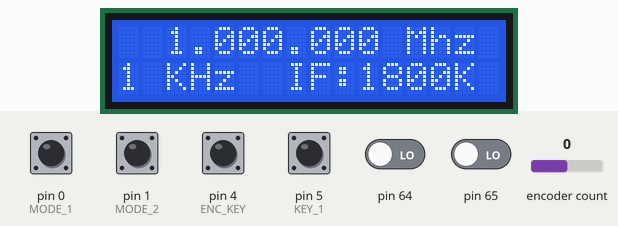
Recording of a sketch running on a simulated Arduino Mega 2560, built with avr-gcc and run on an emulated ATmega2560. On the bench: 16×2 character LCD. Inputs (shaded band) come from the test bench; at power-on: pin 0 (MODE_1), pin 4 (ENC_KEY) HIGH, pin 1 (MODE_2), pin 5 (KEY_1), pin 64, pin 65 LOW, encoder count 0.

Above: at 2.2 s.
2.3 s: pin 4 (ENC_KEY) pulled LOW for 0.15 s
At 2.7 s:
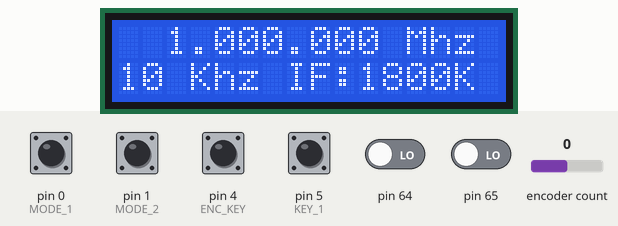
3.0 s: pin 0 (MODE_1) pulled LOW for 0.15 s
3.7 s: pin 1 (MODE_2) pulled HIGH for 1 s
At 4.5 s:
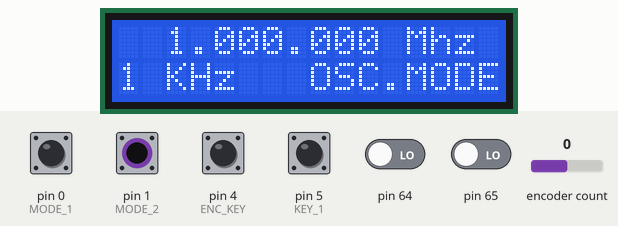
5.3 s: pin 4 (ENC_KEY) pulled LOW for 1 s
At 5.8 s:
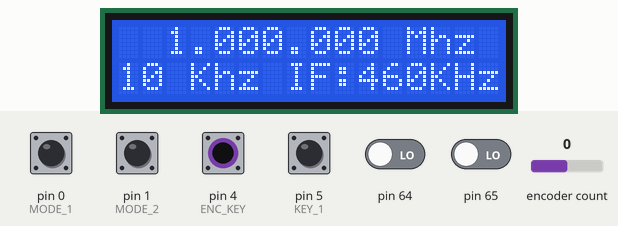
6.9 s: pin 4 (ENC_KEY) pulled LOW for 0.15 s
At 7.3 s:
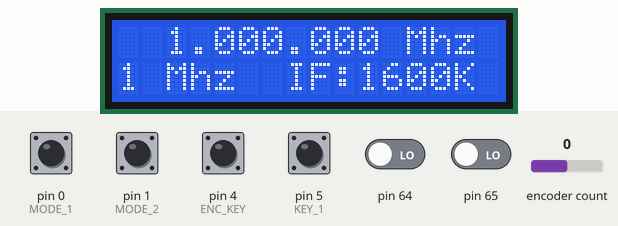
7.6 s: pin 4 (ENC_KEY) pulled LOW for 0.15 s
At 8.1 s:
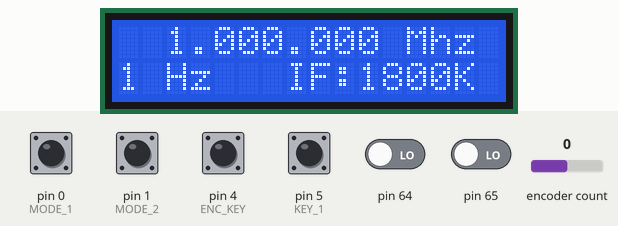
Timing chart, 0 to 9.3 s (numbered marks = the images above; inputs shaded):
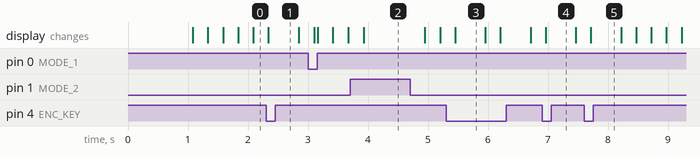

The sketch:

AD9851_rev2_rotary.ino
```cpp
/*
Main code by Igor Krepsky - www.frompinskto.wordpress.com
based on fragments of code by Richard Visokey AD7C - www.ad7c.com
Rev. 2.2 - Spt., 2016  for AD9851 chip.
*/
// Подключение библиотек
#include <LiquidCrystal.h>
#include <rotary.h>

//Определения
#define W_CLK A2     // A2 - connect to AD9851 module word load clock pin (CLK)
#define FQ_UD A3     // A3 - connect to freq update pin (FQ)
#define DATA A4      // A4 - connect to serial data load pin (DATA)
#define RESET A5     // A5 - connect to reset pin (RST)
#define ENC_A 2      // Pin 2 - 1 канал валкодера
#define ENC_B 3      // Pin 3 - 2 канал валкодера
#define ENC_KEY 4    // Pin 4 - кнопка валкодера
#define MODE_1 0     // Pin 0 - переключатель mode vfo
#define MODE_2 1     // Pin 1 - переключатель mode sweep
#define KEY_1 5      // Pin 5 - доп. кнопка

#define pulseHigh(pin) {digitalWrite(pin, HIGH); digitalWrite(pin, LOW); }

Rotary r = Rotary(2,3); // Устанавливает пины для каналов энкодера.  Должны поддерживать прерывания.

LiquidCrystal lcd(8, 9, 10, 11, 12, 13); // ПРИСВОЕНИЕ ДЛЯ LCD (RS_E_4_5_6_7)R/W=gnd

// Переменные
int_fast32_t rx=1000000;        // Стартовая частота VFO
int_fast32_t rif=0;             // Значение IF
int_fast32_t wif=450000;        // рабочее значение IF
int_fast32_t rx2=1;             // переменная для сохранения обновлённой частоты
int_fast32_t increment = 1000;  // начальный VFO инкремент в HZ.
int_fast32_t delta=1000;        // Стартовая величина ширины качания sweep в Hz
int_fast32_t sstep=1;           // Стартовая величина шага качания sweep в Hz
int buttonstate = 0;            // Переменная для чтения состояния кнопки
String hertz = "1 KHz";
int  hertzPosition = 0;
byte ones,tens,hundreds,thousands,tenthousands,hundredthousands,millions ;  //Разряды для частоты
byte a_1, a_2;            // разряды для отображения IF
String freq;              // string для получения частоты
boolean mod_1;            // текущее значение переключателя mode vfo
boolean mod_1_old;        // сохранённое значение переключателя mode vfo
boolean mod_2;            // текущее значение переключателя mode sweep
boolean mod_2_old;        // сохранённое значение переключателя mode sweep

void setup() {
  // put your setup code here, to run once:
  pinMode(ENC_KEY,INPUT); // кнопка валкодера, 0 при нажатии
  digitalWrite(ENC_KEY,HIGH);
  lcd.begin(16, 2);
  pinMode(ENC_A, INPUT);
  pinMode(ENC_B, INPUT);
  pinMode(MODE_1, INPUT);
  pinMode(MODE_2, INPUT);
  PCICR |= (1 << PCIE2);
  PCMSK2 |= (1 << PCINT18) | (1 << PCINT19);
  sei();
  pinMode(FQ_UD, OUTPUT);
  pinMode(W_CLK, OUTPUT);
  pinMode(DATA, OUTPUT);
  pinMode(RESET, OUTPUT);
  pulseHigh(RESET);
  pulseHigh(W_CLK);
  pulseHigh(FQ_UD);  // this pulse enables serial mode on the AD9851 - see datasheet
  lcd.setCursor(0,0);
  lcd.print("     AD9851     ");
  lcd.setCursor(0,1);
  lcd.print("  IS LOADING... ");
  delay(1000);
  lcd.setCursor(hertzPosition,1);
  lcd.print(hertz);
}// END SETUP

void loop() {

// ИЗМЕНЕНИЕ ИНКРЕМЕНТА (кнопка валкодера)
      buttonstate = digitalRead(ENC_KEY); // если нажатие кнопки валкодера - изменить инкремент
      if(buttonstate == LOW) {
      setincrement();
      }
// ВОЗВРАТ ШАГА ИЗМЕНЕНИЯ ЧАСТОТЫ к 1КГЦ в РЕЖИМЕ ГЕНЕРАТОРА
      if ((mod_1 == 1)&&(mod_2 == 1)){
      buttonstate = digitalRead(KEY_1);
      if (buttonstate == LOW){increment = 1000; hertz="1 KHz"; hertzPosition=0;
      lcd.setCursor(hertzPosition,1);
      lcd.print("       ");
      lcd.setCursor(hertzPosition,1);
      lcd.print(hertz);
      delay(250); // Adjust this delay to speed up/slow down the button menu scroll speed.
      }
      }
// ПЕРЕКЛЮЧАТЕЛЬ MODE
      mod_1 = digitalRead (MODE_1); // чтение значения переключателя mode vfo.
      mod_2 = digitalRead (MODE_2); // чтение значения переключателя mode sweep.

// ДЕЙСТВИЯ ПОСЛЕ ПЕРЕКЛЮЧЕНИЯ MODE
      if ((mod_1 != mod_1_old)||(mod_2 != mod_2_old)){// если произошло переключение mode
      // и вывод на дисплей

      // 1.очистка

      lcd.setCursor(0,1);
      lcd.print("                ");

      // 2.вывод значения

      if ((mod_1 == 1)&&(mod_2 == 1)){// если режим генератора
        rif=0;
        lcd.setCursor(hertzPosition,1);
        lcd.print(hertz);
        lcd.setCursor(8,1);
        lcd.print("OSC.MODE");

      }

      if ((mod_1 == 1)&&(mod_2 == 0)){// если режим генератора с ПЧ
        rif=wif;
        sendFrequency(rx+rif);// отправить частоту в синтезатор
        lcd.setCursor(hertzPosition,1);
        lcd.print(hertz);
        lcd.setCursor(7,1);
        lcd.print("IF:");
        if (wif < 1000000){
        lcd.print(wif/1000);
        lcd.print("KHz ");}
        else{
        a_1 = ((wif/1000)%10);
        a_2 = ((wif/100)%10);
          lcd.print (a_1);
          lcd.print (".");
          lcd.print (a_2);
          lcd.print("MHz ");}

       }

      if ((mod_1 == 0)&&(mod_2 == 1)){// если режим SWEEP
      rif=0;
      lcd.setCursor(hertzPosition,1);
      lcd.print(hertz);
      if (delta < 10000){
      lcd.setCursor(6,1);
      lcd.print("  SWP:");
      lcd.print(delta/1000);
      lcd.print("KHz ");
      }
      else if (delta >= 100000){
      lcd.setCursor(6,1);
      lcd.print("SWP:");
      lcd.print(delta/1000);
      lcd.print("KHz ");
      }
      else
      {
      lcd.setCursor(6,1);
      lcd.print(" SWP:");
      lcd.print(delta/1000);
      lcd.print("KHz ");
      }
      }

// ВЫВОД НА ДИСПЛЕЙ ЧАСТОТЫ И ПЕРЕДАЧА ЕЁ В DDS ПОСЛЕ ПЕРЕКЛЮЧЕНИЯ MODE
      showFreq();
      sendFrequency(rx+rif);
      rx2 = rx;
      mod_1_old = mod_1;
      mod_2_old = mod_2;
      }
// ОКОНЧАНИЕ ДЕЙСТВИЯ ПОСЛЕ ПЕРЕКЛЮЧЕНИЯ MODE

// ВЫЧИСЛЕНИЕ ЧАСТОТЫ ДЛЯ РЕЖИМА SWEEP
      if ((mod_1 == 0)&&(mod_2 == 1)){
      rif = rif + sstep;
      if (rif > delta) {rif = 0;}
      sendFrequency(rx+rif);// отправить частоту в синтезатор
      // переключение delta
      buttonstate = digitalRead(KEY_1);
      if (buttonstate == LOW) {
      if (delta == 1000){delta = 5000;}
      else if (delta == 5000){delta = 10000; sstep = 2;}
      else if (delta == 10000){delta = 50000; sstep = 5;}
      else if (delta == 50000){delta = 100000; sstep = 10;}
      else {delta = 1000; sstep = 1;}
      if (delta < 10000){
      lcd.setCursor(6,1);
      lcd.print("  SWP:");
      lcd.print(delta/1000);
      lcd.print("kHz ");
      }
      else if (delta == 100000){
      lcd.setCursor(6,1);
      lcd.print("SWP:");
      lcd.print(delta/1000);
      lcd.print("kHz ");
      }
      else
      {
      lcd.setCursor(6,1);
      lcd.print(" SWP:");
      lcd.print(delta/1000);
      lcd.print("kHz ");
      }
      delay(500);
      }
      }
// ВЫЧИСЛЕНИЕ ЧАСТОТЫ ДЛЯ РЕЖИМА УЧЁТА ПРОМЕЖУТОЧНОЙ ЧАСТОТЫ
      if ((mod_1 == 1)&&(mod_2 == 0)){
      rif = wif;

      // переключение wif
      buttonstate = digitalRead(KEY_1);
      if (buttonstate == LOW) {
      // нужные значения промежуточных частот прописываются здесь. при желании - как угодно много.
      if (wif == 450000){wif = 455000;}
      else if (wif == 455000){wif = 460000;}
      else if (wif == 460000){wif = 465000;}
      else if (wif == 465000){wif = 1600000;}
      else if (wif == 1600000){wif = 1800000;}
      else if (wif == 1800000){wif = 5500000;}
      else if (wif == 5500000){wif = 10700000;}
      else if (wif == 10700000){wif = 21400000;}
      else {wif = 450000;}
      sendFrequency(rx+rif);// отправить частоту в синтезатор
      if (wif < 1000000){
      lcd.setCursor(6,1);
      lcd.print(" IF:");
      lcd.print(wif/1000);
      lcd.print("KHz ");}
      else{
      lcd.setCursor(7,1);
      lcd.print("IF:");
      lcd.print(wif/1000);
      lcd.print("K ");}
      delay(250);

      }
      }

// ВЫВОД НА ДИСПЛЕЙ ЧАСТОТЫ И ПЕРЕДАЧА ЕЁ В DDS В ОБЩЕМ СЛУЧАЕ

        if (rx != rx2)
        {
        showFreq();// при изменении частоты вывести на дисплей
        sendFrequency(rx+rif);// отправить частоту в синтезатор
        rx2 = rx;
        }

}// END LOOP

// ПОДПРОГРАММЫ

// Обработка прерывания
ISR(PCINT2_vect) {

    // обработка энкодера
    unsigned char result = r.process();
    if (result) {
    if (result == DIR_CW){rx=rx+increment;}
    else {rx=rx-increment;};
    // конец обработки валкодера
    if ((rx+rif) >60000000){rx=(60000000-rif);}; // ВЕРХНИЙ VFO LIMIT
    if (rx <5){rx=5;}; // НИЖНИЙ VFO LIMIT
    }
    }

// расчёт частоты на основе докумментации на микросхему = <sys clock> * <frequency tuning word>/2^32
void sendFrequency(double frequency) {
  int32_t freq = frequency * 4294967296./180000000;  // note 180 MHz clock on 9851.
  for (int b=0; b<4; b++, freq>>=8)
  {
   tfr_byte(freq & 0xFF);
  }
  tfr_byte(0x001);   // Final control byte, LSB 1 to enable 6 x xtal multiplier on 9851 set to 0x000 for 9850
  pulseHigh(FQ_UD);  // Сделано!  Должен увидеть выход.
  }

// передаёт байт, по биту за раз, начиная с LSB  на 9851 через serial DATA line
void tfr_byte(byte data)
{
  for (int i=0; i<8; i++, data>>=1) {
    digitalWrite(DATA, data & 0x01);
    pulseHigh(W_CLK);   //после передачи каждого бита, CLK is pulsed high
  }
}

void setincrement(){// установка значения инкремента частоты
  if(increment == 1){increment = 10; hertz = "10 Hz"; hertzPosition=0;}
  else if(increment == 10){increment = 100; hertz = "100 Hz"; hertzPosition=0;}
  else if (increment == 100){increment = 1000; hertz="1 Khz"; hertzPosition=0;}
  else if (increment == 1000){increment = 10000; hertz="10 Khz"; hertzPosition=0;}
  else if (increment == 10000){increment = 100000; hertz="100Khz"; hertzPosition=0;}
  else if (increment == 100000){increment = 1000000; hertz="1 Mhz"; hertzPosition=0;}
  else{increment = 1; hertz = "1 Hz"; hertzPosition=0;};
   lcd.setCursor(hertzPosition,1);
   lcd.print("       ");
   lcd.setCursor(hertzPosition,1);
   lcd.print(hertz);
   delay(500); // Adjust this delay to speed up/slow down the button menu scroll speed.
};

void showFreq(){// вывод значения частоты на дисплей
    millions = int(rx/1000000);
    hundredthousands = ((rx/100000)%10);
    tenthousands = ((rx/10000)%10);
    thousands = ((rx/1000)%10);
    hundreds = ((rx/100)%10);
    tens = ((rx/10)%10);
    ones = ((rx/1)%10);
    lcd.setCursor(0,0);
    lcd.print("                ");
   if (millions > 9){lcd.setCursor(1,0);}
   else{lcd.setCursor(2,0);}
    lcd.print(millions);
    lcd.print(".");
    lcd.print(hundredthousands);
    lcd.print(tenthousands);
    lcd.print(thousands);
    lcd.print(".");
    lcd.print(hundreds);
    lcd.print(tens);
    lcd.print(ones);
    lcd.print(" Mhz ");

};
```

AD9854.c
```cpp
#define DDS_CLOCK 300000000

#define  UD_CLK 53  //AD9854 UD_CLOCK
#define  WD     52  //Write parallel data
#define  RESET  51  //Master Reset

/* Ref-Clock des AD9854 */
#define AD9854_REFCLK            30000000UL

/* Register */
#define AD9854_PHASE1_H          0x00
#define AD9854_PHASE1_L          0x01
#define AD9854_PHASE2_H          0x02
#define AD9854_PHASE2_L          0x03
#define AD9854_FREQ1_5           0x04
#define AD9854_FREQ1_4           0x05
#define AD9854_FREQ1_3           0x06
#define AD9854_FREQ1_2           0x07
#define AD9854_FREQ1_1           0x08
#define AD9854_FREQ1_0           0x09
#define AD9854_FREQ2_5           0x0A
#define AD9854_FREQ2_4           0x0B
#define AD9854_FREQ2_3           0x0C
#define AD9854_FREQ2_2           0x0D
#define AD9854_FREQ2_1           0x0E
#define AD9854_FREQ2_0           0x0F
#define AD9854_DELTA_5           0x10
#define AD9854_DELTA_4           0x11
#define AD9854_DELTA_3           0x12
#define AD9854_DELTA_2           0x13
#define AD9854_DELTA_1           0x14
#define AD9854_DELTA_0           0x15
#define AD9854_UPDCLOCK_3        0x16
#define AD9854_UPDCLOCK_2        0x17
#define AD9854_UPDCLOCK_1        0x18
#define AD9854_UPDCLOCK_0        0x19
#define AD9854_RMPRTCLOCK_2      0x1A
#define AD9854_RMPRTCLOCK_1      0x1B
#define AD9854_RMPRTCLOCK_0      0x1C
#define AD9854_CONTROLWRD_3      0x1D
#define AD9854_CONTROLWRD_2      0x1E
#define AD9854_CONTROLWRD_1      0x1F
#define AD9854_CONTROLWRD_0      0x20
#define AD9854_OSKMULT_I_H       0x21
#define AD9854_OSKMULT_I_L       0x22
#define AD9854_OSKMULT_Q_H       0x23
#define AD9854_OSKMULT_Q_L       0x24
#define AD9854_OSKRMPRT          0x25
#define AD9854_QDAC_H            0x26
#define AD9854_QDAC_L            0x27


/* AD9854-Reset */
void ad9854_reset( void )
{
   digitalWrite(RESET,LOW);
   delay(1);
   digitalWrite(RESET,HIGH);
   delay(1);
   digitalWrite(RESET,LOW);
   delay(1);
}

/* AD9854 init */
void ad9854_init( void )
{
   ad9854_reset();
}

void ad9854_set_data( uint8_t data )
{
   PORTF = data;
}

/* AD9854-Adresse anlegen */
void ad9854_set_addr( uint8_t addr )
{
   PORTK = addr;
}

/* AD9854-Write registers*/
void ad9854_write( uint8_t addr, uint8_t data )
{
   digitalWrite(WD,HIGH);   // WR high
   ad9854_set_addr( addr );
   digitalWrite(WD,LOW);  // WR low
   ad9854_set_data( data );
   digitalWrite(WD,HIGH);   // WR high

   digitalWrite(UD_CLK,HIGH);
   digitalWrite(UD_CLK,LOW);
}

void ad9854_set_update_clock(uint32_t v )
{
   ad9854_write( AD9854_UPDCLOCK_0, v );
   ad9854_write( AD9854_UPDCLOCK_1, v>>8 );
   ad9854_write( AD9854_UPDCLOCK_2, v>>16 );
   ad9854_write( AD9854_UPDCLOCK_3, v>>24 );
}

void ad9854_set_freq_1(uint64_t f)
{
   ad9854_write( AD9854_FREQ1_0, f );
   ad9854_write( AD9854_FREQ1_1, f>>8 );
   ad9854_write( AD9854_FREQ1_2, f>>16 );
   ad9854_write( AD9854_FREQ1_3, f>>24 );
   ad9854_write( AD9854_FREQ1_4, f>>32 );
   ad9854_write( AD9854_FREQ1_5, f>>40 );
}
void setup()
{
  pinMode (UD_CLK, OUTPUT);
  pinMode (WD,  OUTPUT);
  pinMode (RESET, OUTPUT);
  ad9854_init();
  ad9854_set_freq_1(28000000);
}

void loop()
{

  //TODO: Some work

}
```

Measured:
- after the input at 2.3 s, the display: changes at once (image 1)
- after the input at 3.7 s, the display: changes after 0.23 s (image 2)
- after the input at 5.3 s, the display: changes after 0.15 s (image 3)
- after the input at 6.9 s, the display: changes after 0.06 s (image 4)
- after the input at 7.6 s, the display: changes after 0.11 s (image 5)
- what the display in image 3 shows lasts 0.5 s, from 5.5 s to 6.0 s
